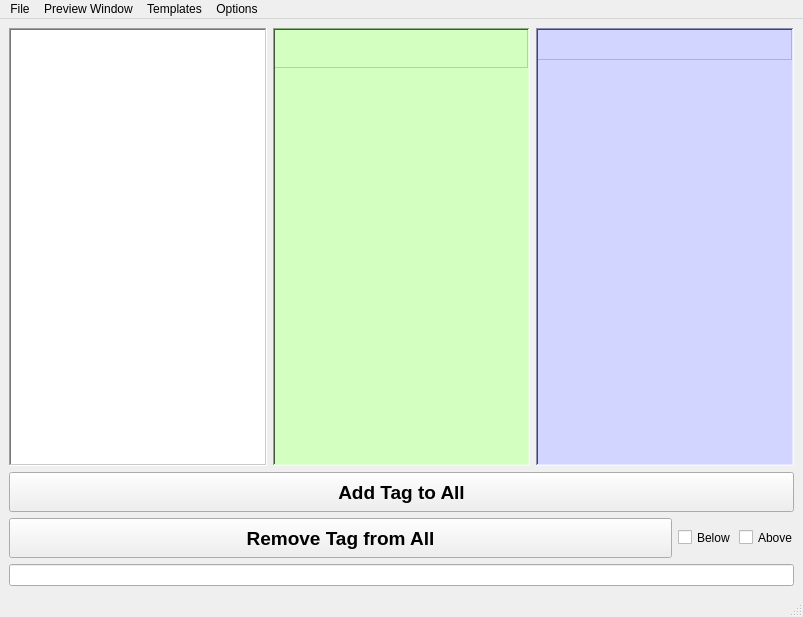
<?xml version="1.0" encoding="UTF-8"?>
<ui version="4.0">
 <class>MainWindow</class>
 <widget class="QMainWindow" name="MainWindow">
  <property name="geometry">
   <rect>
    <x>0</x>
    <y>0</y>
    <width>803</width>
    <height>617</height>
   </rect>
  </property>
  <property name="windowTitle">
   <string>Booru Tagger</string>
  </property>
  <property name="windowIcon">
   <iconset>
    <normaloff>../assets/icon.png</normaloff>../assets/icon.png</iconset>
  </property>
  <widget class="QWidget" name="centralwidget">
   <layout class="QGridLayout" name="gridLayout_3">
    <item row="1" column="0">
     <layout class="QHBoxLayout" name="horizontalLayout">
      <item>
       <layout class="QVBoxLayout" name="verticalLayout">
        <item>
         <widget class="QPushButton" name="addToAllButton">
          <property name="minimumSize">
           <size>
            <width>0</width>
            <height>40</height>
           </size>
          </property>
          <property name="baseSize">
           <size>
            <width>0</width>
            <height>0</height>
           </size>
          </property>
          <property name="font">
           <font>
            <pointsize>14</pointsize>
            <weight>75</weight>
            <bold>true</bold>
           </font>
          </property>
          <property name="text">
           <string>Add Tag to All</string>
          </property>
         </widget>
        </item>
        <item>
         <layout class="QHBoxLayout" name="horizontalLayout_3">
          <item>
           <widget class="QPushButton" name="removeFromAllButton">
            <property name="minimumSize">
             <size>
              <width>0</width>
              <height>40</height>
             </size>
            </property>
            <property name="font">
             <font>
              <pointsize>14</pointsize>
              <weight>75</weight>
              <bold>true</bold>
             </font>
            </property>
            <property name="text">
             <string>Remove Tag from All</string>
            </property>
           </widget>
          </item>
          <item>
           <widget class="QCheckBox" name="allBelowCheckBox">
            <property name="maximumSize">
             <size>
              <width>55</width>
              <height>17</height>
             </size>
            </property>
            <property name="text">
             <string>Below</string>
            </property>
           </widget>
          </item>
          <item>
           <widget class="QCheckBox" name="allAboveCheckBox">
            <property name="maximumSize">
             <size>
              <width>55</width>
              <height>17</height>
             </size>
            </property>
            <property name="text">
             <string>Above</string>
            </property>
           </widget>
          </item>
         </layout>
        </item>
        <item>
         <widget class="QLineEdit" name="tagToRemoveLineEdit"/>
        </item>
       </layout>
      </item>
     </layout>
    </item>
    <item row="0" column="0">
     <layout class="QHBoxLayout" name="horizontalLayout_2">
      <item>
       <widget class="QListWidget" name="images_list">
        <property name="frameShape">
         <enum>QFrame::WinPanel</enum>
        </property>
       </widget>
      </item>
      <item>
       <widget class="TableWidgetCompleter" name="image_tag_table">
        <property name="font">
         <font>
          <pointsize>14</pointsize>
          <weight>50</weight>
          <bold>false</bold>
         </font>
        </property>
        <property name="styleSheet">
         <string notr="true">background-color: rgb(211, 255, 192);</string>
        </property>
        <property name="frameShape">
         <enum>QFrame::WinPanel</enum>
        </property>
        <property name="frameShadow">
         <enum>QFrame::Sunken</enum>
        </property>
        <property name="midLineWidth">
         <number>0</number>
        </property>
        <property name="alternatingRowColors">
         <bool>false</bool>
        </property>
        <property name="showGrid">
         <bool>true</bool>
        </property>
        <property name="gridStyle">
         <enum>Qt::SolidLine</enum>
        </property>
        <property name="rowCount">
         <number>1</number>
        </property>
        <property name="columnCount">
         <number>1</number>
        </property>
        <attribute name="horizontalHeaderVisible">
         <bool>false</bool>
        </attribute>
        <attribute name="horizontalHeaderCascadingSectionResizes">
         <bool>false</bool>
        </attribute>
        <attribute name="horizontalHeaderMinimumSectionSize">
         <number>39</number>
        </attribute>
        <attribute name="horizontalHeaderDefaultSectionSize">
         <number>100</number>
        </attribute>
        <attribute name="horizontalHeaderHighlightSections">
         <bool>true</bool>
        </attribute>
        <attribute name="horizontalHeaderStretchLastSection">
         <bool>true</bool>
        </attribute>
        <attribute name="verticalHeaderVisible">
         <bool>false</bool>
        </attribute>
        <attribute name="verticalHeaderDefaultSectionSize">
         <number>38</number>
        </attribute>
        <row/>
        <column/>
        <item row="0" column="0">
         <property name="text">
          <string/>
         </property>
        </item>
       </widget>
      </item>
      <item>
       <widget class="TableWidgetCompleter" name="all_images_tags_list">
        <property name="font">
         <font>
          <pointsize>14</pointsize>
          <weight>50</weight>
          <bold>false</bold>
         </font>
        </property>
        <property name="styleSheet">
         <string notr="true">background-color: rgb(210, 213, 255);</string>
        </property>
        <property name="frameShape">
         <enum>QFrame::WinPanel</enum>
        </property>
        <property name="lineWidth">
         <number>1</number>
        </property>
        <property name="alternatingRowColors">
         <bool>false</bool>
        </property>
        <property name="rowCount">
         <number>1</number>
        </property>
        <property name="columnCount">
         <number>1</number>
        </property>
        <attribute name="horizontalHeaderVisible">
         <bool>false</bool>
        </attribute>
        <attribute name="horizontalHeaderStretchLastSection">
         <bool>true</bool>
        </attribute>
        <attribute name="verticalHeaderVisible">
         <bool>false</bool>
        </attribute>
        <row/>
        <column/>
        <item row="0" column="0">
         <property name="text">
          <string/>
         </property>
        </item>
       </widget>
      </item>
     </layout>
    </item>
   </layout>
  </widget>
  <widget class="QMenuBar" name="menubar">
   <property name="geometry">
    <rect>
     <x>0</x>
     <y>0</y>
     <width>803</width>
     <height>21</height>
    </rect>
   </property>
   <widget class="QMenu" name="menuFile">
    <property name="title">
     <string>File</string>
    </property>
    <addaction name="open_folder_action"/>
   </widget>
   <widget class="QMenu" name="menuPreview_Window">
    <property name="title">
     <string>Preview Window</string>
    </property>
    <addaction name="show_preview_action"/>
    <addaction name="show_tag_count_action"/>
   </widget>
   <widget class="QMenu" name="menuTemplates">
    <property name="title">
     <string>Templates</string>
    </property>
    <addaction name="open_template_action"/>
    <addaction name="separator"/>
    <addaction name="save_template_action"/>
   </widget>
   <widget class="QMenu" name="menuOptions">
    <property name="title">
     <string>Options</string>
    </property>
    <addaction name="hotkeys_action"/>
   </widget>
   <addaction name="menuFile"/>
   <addaction name="menuPreview_Window"/>
   <addaction name="menuTemplates"/>
   <addaction name="menuOptions"/>
  </widget>
  <widget class="QStatusBar" name="statusbar"/>
  <action name="open_folder_action">
   <property name="text">
    <string>Open</string>
   </property>
  </action>
  <action name="show_preview_action">
   <property name="checkable">
    <bool>true</bool>
   </property>
   <property name="text">
    <string>Show Preview Window</string>
   </property>
  </action>
  <action name="show_tag_count_action">
   <property name="checkable">
    <bool>true</bool>
   </property>
   <property name="text">
    <string>Show Tag Count</string>
   </property>
  </action>
  <action name="open_template_action">
   <property name="text">
    <string>Open Template</string>
   </property>
  </action>
  <action name="save_template_action">
   <property name="text">
    <string>Save Template</string>
   </property>
  </action>
  <action name="hotkeys_action">
   <property name="text">
    <string>Hotkeys</string>
   </property>
  </action>
 </widget>
 <customwidgets>
  <customwidget>
   <class>TableWidgetCompleter</class>
   <extends>QTableWidget</extends>
   <header>Widgets.custom_table.h</header>
  </customwidget>
 </customwidgets>
 <resources/>
 <connections/>
</ui>
